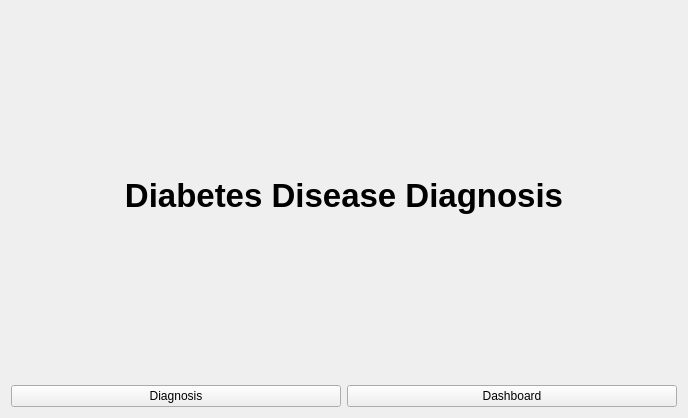
<?xml version="1.0" encoding="UTF-8"?>
<ui version="4.0">
 <class>ar::Opening</class>
 <widget class="QWidget" name="ar::Opening">
  <property name="windowModality">
   <enum>Qt::WindowModality::ApplicationModal</enum>
  </property>
  <property name="geometry">
   <rect>
    <x>0</x>
    <y>0</y>
    <width>688</width>
    <height>418</height>
   </rect>
  </property>
  <property name="windowTitle">
   <string>Opening</string>
  </property>
  <layout class="QVBoxLayout" name="verticalLayout">
   <item>
    <widget class="QLabel" name="label">
     <property name="font">
      <font>
       <pointsize>25</pointsize>
       <bold>true</bold>
      </font>
     </property>
     <property name="text">
      <string>Diabetes Disease Diagnosis</string>
     </property>
     <property name="alignment">
      <set>Qt::AlignmentFlag::AlignCenter</set>
     </property>
    </widget>
   </item>
   <item>
    <layout class="QHBoxLayout" name="horizontalLayout">
     <item>
      <widget class="QPushButton" name="pushButton">
       <property name="text">
        <string>Diagnosis</string>
       </property>
      </widget>
     </item>
     <item>
      <widget class="QPushButton" name="pushButton_2">
       <property name="text">
        <string>Dashboard</string>
       </property>
      </widget>
     </item>
    </layout>
   </item>
  </layout>
 </widget>
 <resources/>
 <connections/>
</ui>
